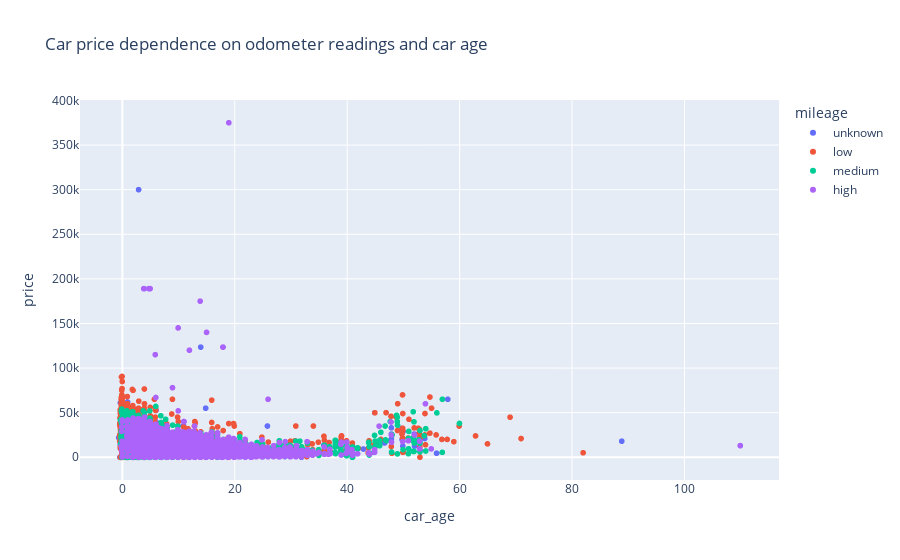

The notebook cell this image was saved under:
### Code cell
# Plot scatter plot using Plotly Express
fig = px.scatter(df.sorted, x='car_age', y='price', color='mileage', title='Car price dependence on odometer readings and car age')
fig.show()

### Figure 1 — Plotly figure (JSON) as saved in the notebook; plotly's stock layout.template omitted (floating-point values rounded to 4 significant figures; data arrays with more than 128 entries replaced by an {"elided": "..."} marker saying what was removed)
{"data": [{"hovertemplate": "mileage=unknown<br>car_age=%{x}<br>price=%{y}<extra></extra>", "legendgroup": "unknown", "marker": {"color": "#636efa", "symbol": "circle"}, "mode": "markers", "name": "unknown", "showlegend": true, "type": "scattergl", "x": {"elided": "7343 float values"}, "xaxis": "x", "y": {"elided": "7343 int values"}, "yaxis": "y"}, {"hovertemplate": "mileage=low<br>car_age=%{x}<br>price=%{y}<extra></extra>", "legendgroup": "low", "marker": {"color": "#EF553B", "symbol": "circle"}, "mode": "markers", "name": "low", "showlegend": true, "type": "scattergl", "x": {"elided": "6828 float values"}, "xaxis": "x", "y": {"elided": "6828 int values"}, "yaxis": "y"}, {"hovertemplate": "mileage=medium<br>car_age=%{x}<br>price=%{y}<extra></extra>", "legendgroup": "medium", "marker": {"color": "#00cc96", "symbol": "circle"}, "mode": "markers", "name": "medium", "showlegend": true, "type": "scattergl", "x": {"elided": "10082 float values"}, "xaxis": "x", "y": {"elided": "10082 int values"}, "yaxis": "y"}, {"hovertemplate": "mileage=high<br>car_age=%{x}<br>price=%{y}<extra></extra>", "legendgroup": "high", "marker": {"color": "#ab63fa", "symbol": "circle"}, "mode": "markers", "name": "high", "showlegend": true, "type": "scattergl", "x": {"elided": "23653 float values"}, "xaxis": "x", "y": {"elided": "23653 int values"}, "yaxis": "y"}], "layout": {"legend": {"title": {"text": "mileage"}, "tracegroupgap": 0}, "title": {"text": "Car price dependence on odometer readings and car age"}, "xaxis": {"anchor": "y", "domain": [0, 1], "title": {"text": "car_age"}}, "yaxis": {"anchor": "x", "domain": [0, 1], "title": {"text": "price"}}}}
